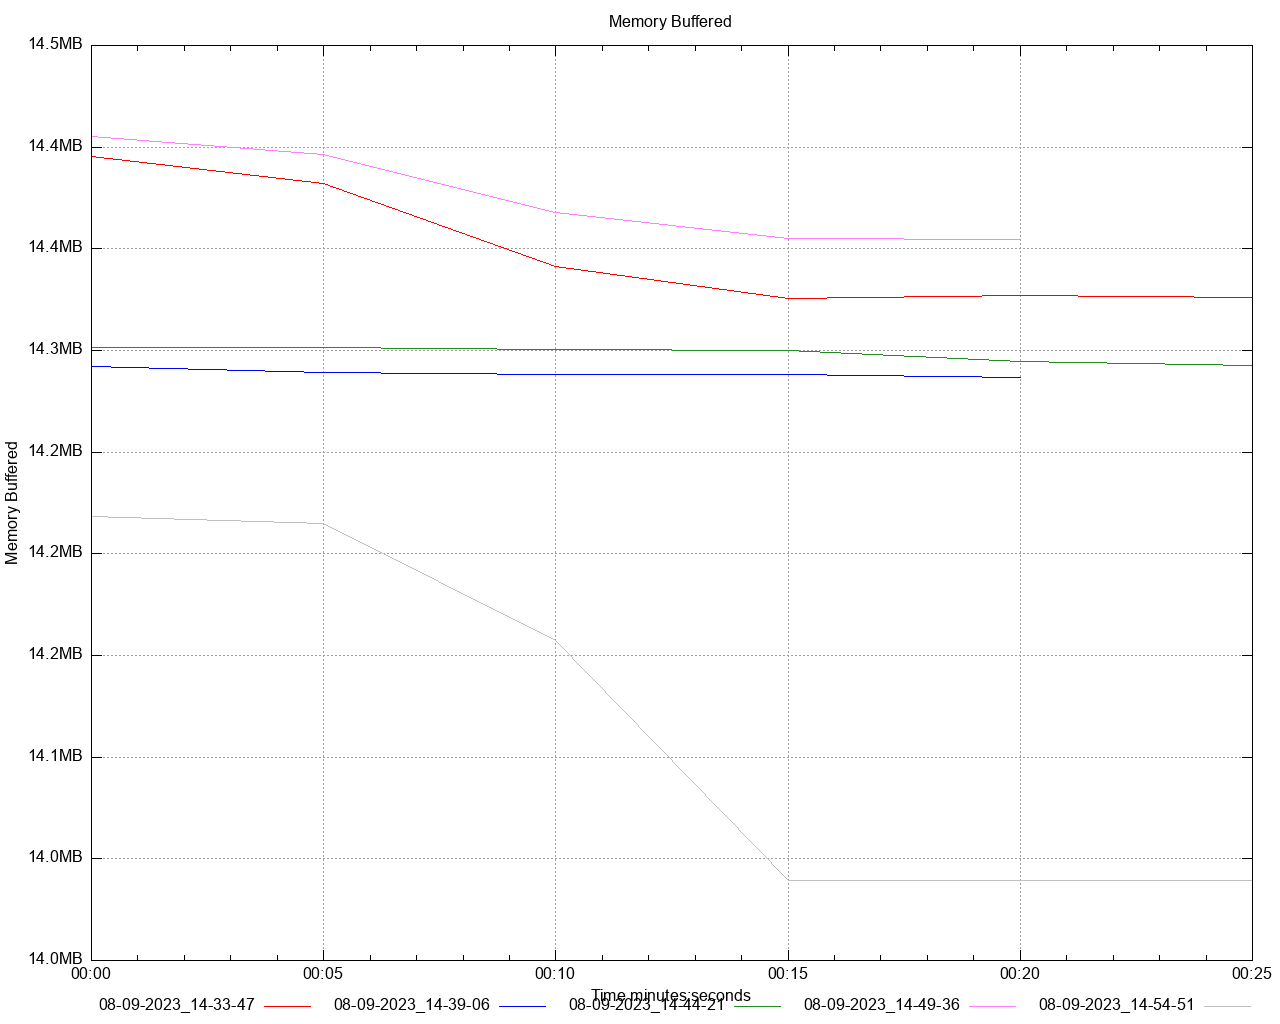

Write gnuplot code to recreate this figure.
set title 'Memory Buffered' noenhanced
set style data lines
set datafile separator ","
set terminal png size 1280,1024
set grid
set key below
set xdata time
set timefmt "%s"
offset = 0
t0(x)=(offset=($0==0) ? x : offset, x - offset)
set xlabel 'Time minutes:seconds'
set ylabel 'Memory Buffered'
set format y '%.1s%cB'
set output '/Users/gbarnett/git/hazelcast-simulator/atomiclong-3node-member/atomicreference/dstat/memory_buffered_A3.png'
plot \
   '/Users/gbarnett/git/hazelcast-simulator/atomiclong-3node-member/atomicreference/data/memory_buffered_A3_1.data' using (t0(timecolumn(1))):2 title "08-09-2023_14-33-47" noenhanced lt rgb "red", \
   '/Users/gbarnett/git/hazelcast-simulator/atomiclong-3node-member/atomicreference/data/memory_buffered_A3_2.data' using (t0(timecolumn(1))):2 title "08-09-2023_14-39-06" noenhanced lt rgb "blue", \
   '/Users/gbarnett/git/hazelcast-simulator/atomiclong-3node-member/atomicreference/data/memory_buffered_A3_3.data' using (t0(timecolumn(1))):2 title "08-09-2023_14-44-21" noenhanced lt rgb "forest-green", \
   '/Users/gbarnett/git/hazelcast-simulator/atomiclong-3node-member/atomicreference/data/memory_buffered_A3_4.data' using (t0(timecolumn(1))):2 title "08-09-2023_14-49-36" noenhanced lt rgb "orchid", \
   '/Users/gbarnett/git/hazelcast-simulator/atomiclong-3node-member/atomicreference/data/memory_buffered_A3_5.data' using (t0(timecolumn(1))):2 title "08-09-2023_14-54-51" noenhanced lt rgb "grey", \
